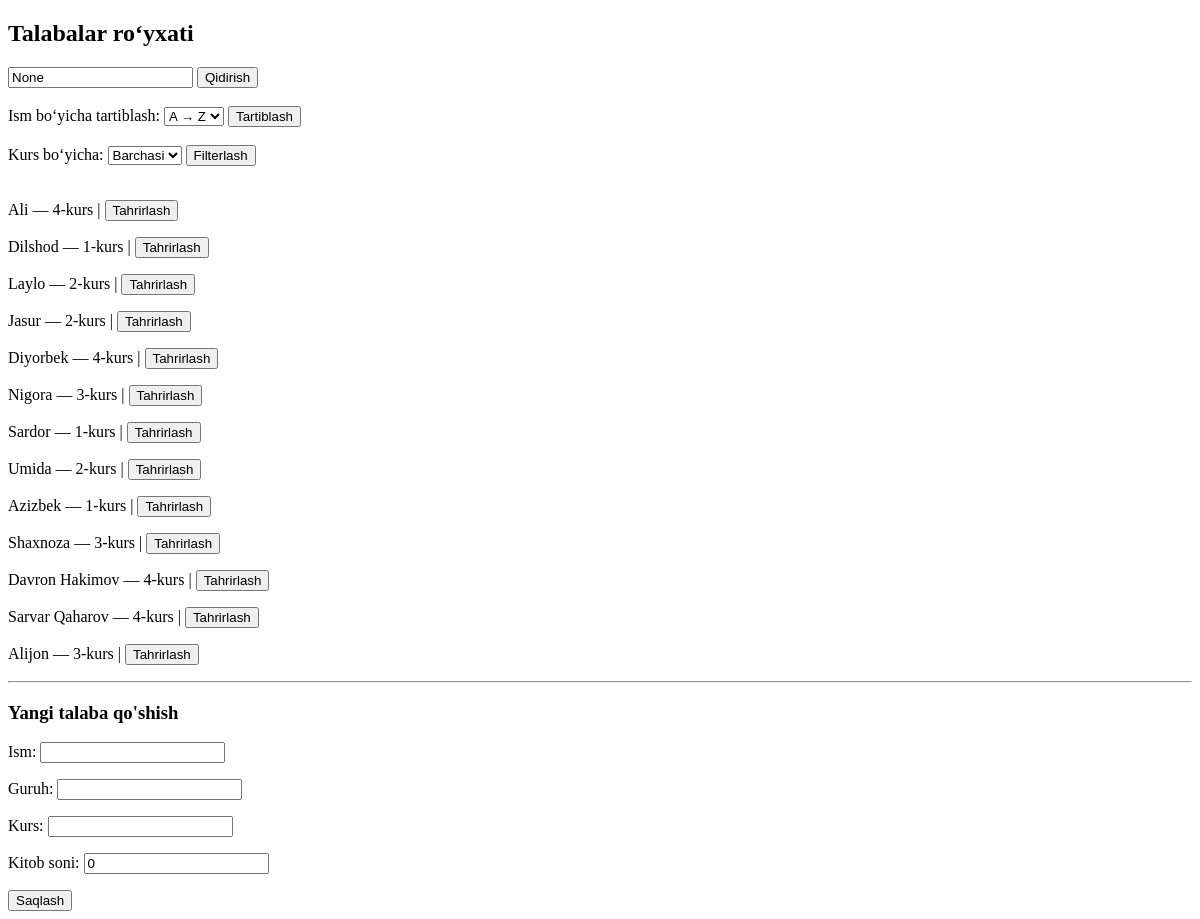
/student/, run on an earlier commit of the app's database.
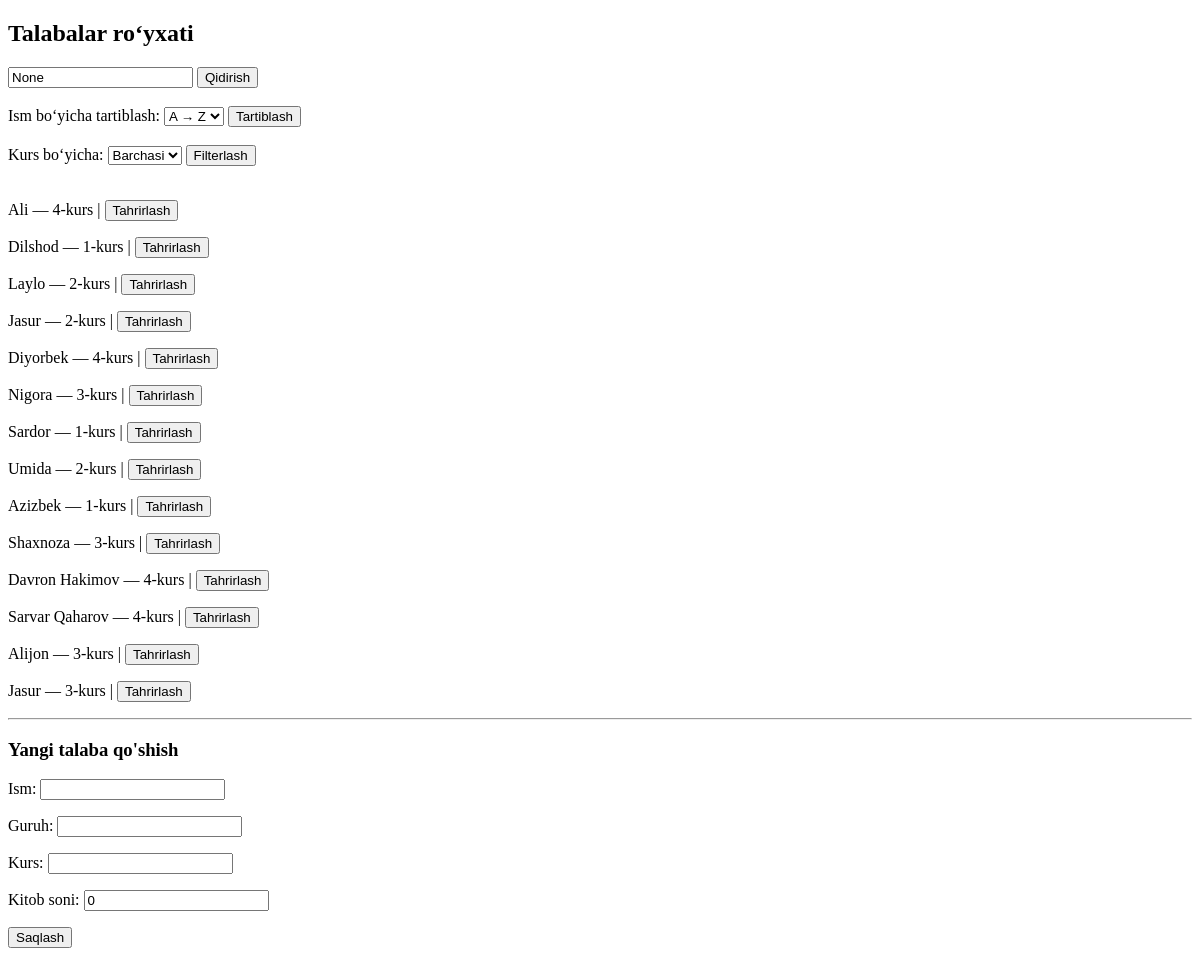
And on a later commit of the database.
### main/models.py (models this page shows, shortened)
class Talaba(models.Model):
    ism = models.CharField(max_length=100)
    guruh = models.CharField(max_length=20)
    kurs = models.IntegerField()
    kitob_soni = models.IntegerField(default=0)
    class Meta:
        verbose_name = "Talaba"
        verbose_name_plural = "Talabalar"

### main/views.py (the view)
# urls.py: path("student/", student, name="student"),
def student(request):
    if request.method == "POST":
        form = StudentForm(request.POST)
        if form.is_valid():
            form.save()
        return redirect("/student/")
    students = Talaba.objects.all()
    search = request.GET.get('search')
    if search:
        students = students.filter(ism__contains=search)
    ordering = request.GET.get('ordering')
    if ordering:
        students = students.order_by(ordering)
    kurs = request.GET.get('kurs')
    if kurs:
        students = students.filter(kurs=kurs)
    context = {
        'students': students,
        'search': search,
        'ordering': ordering,
        'kurs': kurs,
        'form': StudentForm
    }
    return render(request, 'student.html', context)

### templates/student.html (shortened to what this page needs)
<!DOCTYPE html>
<html lang="en">
<head>
</head>
<body>
    <h2>Talabalar ro‘yxati</h2>
    <form method="get">
        <input type="text" name="search" placeholder="Ism qidirish..." value="{{ search }}">
        <button type="submit">Qidirish</button>
    </form>
    <br>
    <form method="get">
        <label for="order_input">Ism bo‘yicha tartiblash:</label>
        <select id="order_input" name="ordering">
            <option value="ism" {% if ordering == "ism" %}selected{% endif %}>A → Z</option>
        </select>
        <button type="submit">Tartiblash</button>
    </form>
    <br>
    <form method="get">
        <label for="kurs">Kurs bo‘yicha:</label>
        <select name="kurs" id="kurs">
            <option value="">Barchasi</option>
        </select>
        <button type="submit">Filterlash</button>
    </form>
    <br>
    {% for student in students %}
        <p>
            {{ student.ism }} — {{ student.kurs }}-kurs
            | <a href="{% url 'student_update' student.id %}">
                    <button type="button">Tahrirlash</button>
                  </a>
        </p>
    {% empty %}
        <p>Hech qanday talaba topilmadi.</p>
    {% endfor %}
    <hr>
    <h3>Yangi talaba qo'shish</h3>
<form method="POST">
    {{ form.as_p }}
    <button>Saqlash</button>
</form>
</body>
</html>

What changed in the data, as far as the page shows it:
added Talaba: ism "Jasur", kurs "3"
